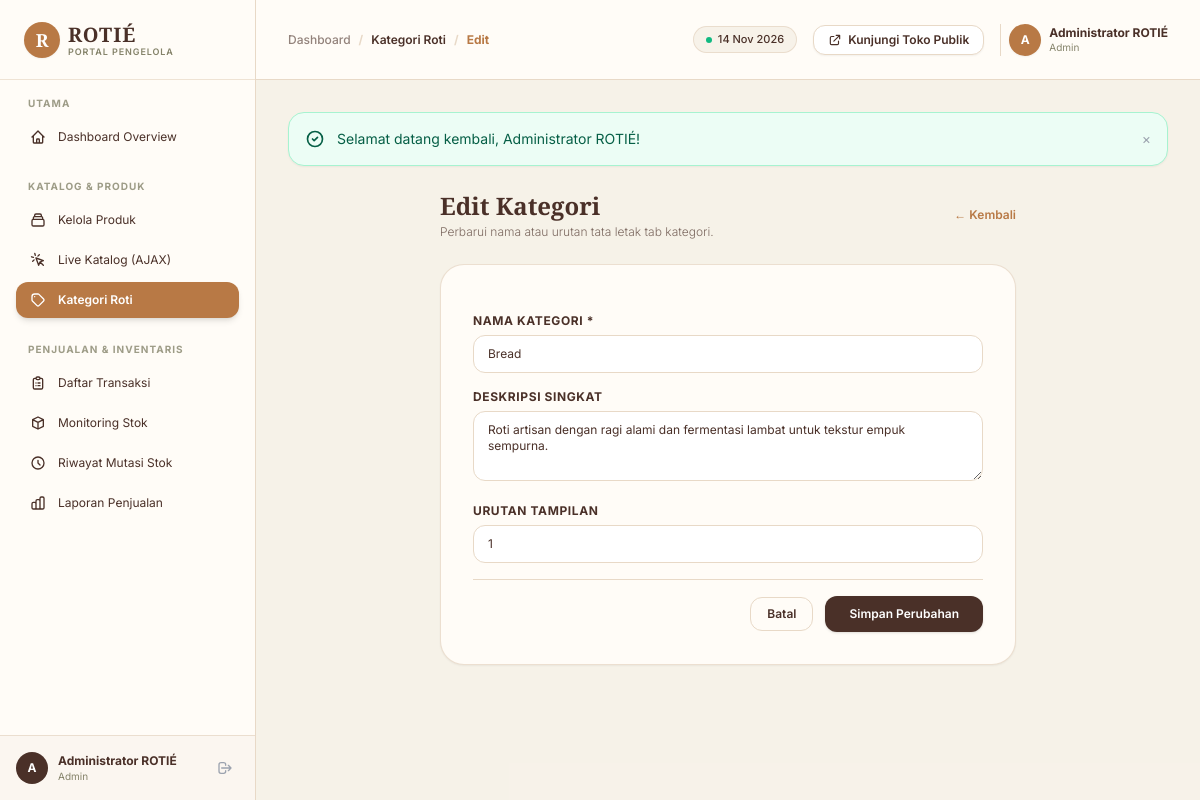
Screenshot of /admin.php?mod=kategori&act=edit&id=1 (signed in) with the database file from the repository.
### tables this page shows
CREATE TABLE `categories` (
  `id` INT(11) NOT NULL AUTO_INCREMENT,
  `nama_kategori` VARCHAR(50) NOT NULL,
  `slug` VARCHAR(60) NOT NULL,
  `deskripsi` TEXT DEFAULT NULL,
  `urutan` INT(11) NOT NULL DEFAULT 0,
  `created_at` DATETIME NOT NULL DEFAULT CURRENT_TIMESTAMP,
  PRIMARY KEY (`id`),
  UNIQUE KEY `uk_categories_slug` (`slug`)
);

### helpers/security.php (called while the page is built, shortened)
<?php
function e(?string $data): string {
    return htmlspecialchars($data, ENT_QUOTES, 'UTF-8');
}

### modules/kategori/edit.php (the view, shortened to what this page needs)
<?php
$pdo = getDBConnection();
$id = (int) ($_GET['id'] ?? 0);
$stmt = $pdo->prepare("SELECT * FROM categories WHERE id = :id LIMIT 1");
$stmt->execute([':id' => $id]);
$category = $stmt->fetch();
?>
<div class="max-w-xl mx-auto space-y-6">
    <div class="flex items-center justify-between">
        <div>
            <h1 class="font-display text-2xl font-bold text-rotie-brown">Edit Kategori</h1>
            <p class="text-xs text-rotie-brown/70 font-light mt-0.5">Perbarui nama atau urutan tata letak tab kategori.</p>
        </div>
        <a href="admin.php?mod=kategori&act=list" class="text-xs font-semibold text-rotie-caramel hover:underline">
            &larr; Kembali
        </a>
    </div>
    <div class="bg-rotie-warm border border-rotie-beige/80 rounded-3xl p-6 sm:p-8 shadow-sm">
        <form action="admin.php?mod=kategori&act=edit&id=<?= $category['id']; ?>" method="POST" class="space-y-4">
            <div>
                <label class="block text-xs font-bold uppercase tracking-wider text-rotie-brown mb-1.5">Nama Kategori *</label>
                <input type="text" name="nama_kategori" value="<?= e($category['nama_kategori']); ?>" required
                       class="w-full px-3.5 py-2.5 bg-white border border-rotie-beige rounded-xl text-xs text-rotie-brown focus:outline-none focus:ring-1 focus:ring-rotie-caramel">
            </div>
            <div>
                <label class="block text-xs font-bold uppercase tracking-wider text-rotie-brown mb-1.5">Deskripsi Singkat</label>
                <textarea name="deskripsi" rows="3"
                          class="w-full px-3.5 py-2.5 bg-white border border-rotie-beige rounded-xl text-xs text-rotie-brown focus:outline-none focus:ring-1 focus:ring-rotie-caramel"><?= e($category['deskripsi'] ?? ''); ?></textarea>
            </div>
            <div>
                <label class="block text-xs font-bold uppercase tracking-wider text-rotie-brown mb-1.5">Urutan Tampilan</label>
                <input type="number" name="urutan" value="<?= (int)$category['urutan']; ?>" required min="0"
                       class="w-full px-3.5 py-2.5 bg-white border border-rotie-beige rounded-xl text-xs text-rotie-brown focus:outline-none focus:ring-1 focus:ring-rotie-caramel">
            </div>
            <div class="pt-4 border-t border-rotie-beige flex items-center justify-end gap-3">
                <a href="admin.php?mod=kategori&act=list" class="px-4 py-2 rounded-xl border border-rotie-beige text-xs font-semibold text-rotie-brown hover:bg-rotie-cream">
                    Batal
                </a>
                <button type="submit" class="px-6 py-2.5 rounded-xl bg-rotie-brown hover:bg-rotie-caramel text-white text-xs font-semibold shadow transition-all btn-shimmer">
                    Simpan Perubahan
                </button>
            </div>
        </form>
    </div>
</div>

### assets/css/style.css (style rules this page uses)
:root { --rotie-cream: #F7F2E9; --rotie-warm: #FFFCF7; --rotie-brown: #4A3028; --rotie-chocolate: #2B1D18; --rotie-caramel: #B87945; --rotie-beige: #E8D9C7; --rotie-olive: #85836A; }
html { scroll-behavior: smooth; font-feature-settings: "cv02", "cv03", "cv04", "cv11"; }
body { background-color: var(--rotie-cream); background-image: radial-gradient(circle at 5% 15%, rgba(184, 121, 69, 0.07) 0%, transparent 35%), radial-gradient(circle at 95% 45%, rgba(133, 131, 106, 0.06) 0%, transparent 40%), radial-gradient(circle at 10% 85%, rgba(74, 48, 40, 0.05) 0%, transparent 35%); background-attachment: fixed; color: var(--rotie-chocolate); font-family: 'Inter', system-ui, -apple-system, sans-serif; overflow-x: hidden; }
.font-display { font-family: 'Playfair Display', Georgia, serif; }
.btn-shimmer { position: relative; overflow: hidden; }
.btn-shimmer::before { content: ''; position: absolute; top: 0; left: -100%; width: 50%; height: 100%; background: linear-gradient( 120deg, rgba(255, 255, 255, 0) 0%, rgba(255, 255, 255, 0.28) 50%, rgba(255, 255, 255, 0) 100% ); transition: all 0.65s ease; }

### rows the page displays
categories: nama_kategori "Bread", deskripsi "Roti artisan dengan ragi alami dan fermentasi lambat untuk tekstur empuk sempurna.", urutan "1"

### other values shown
substr($currentUser['username'] ?? 'A', 0, 1) "A"
$currentUser['nama_lengkap'] "Administrator ROTIÉ"
$currentUser['role'] "Admin"
$breadcrumbMod "Kategori Roti"
$breadcrumbAct "Edit"
$flash['message'] "Selamat datang kembali, Administrator ROTIÉ!"
